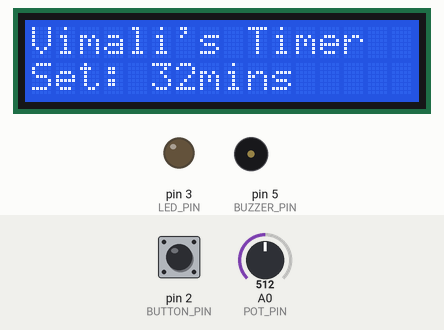
A sketch run on a simulated Arduino Uno, built with avr-gcc and run on an emulated ATmega328P. Shown: 16×2 character LCD, output pins drawn as LEDs (lit = HIGH), buzzer (waves = sounding, pin HIGH). Inputs (shaded band) come from the test bench; at power-on: pin 2 (BUTTON_PIN) HIGH, A0 (POT_PIN) = 512.

Above: at 1.2 s.
1.3 s: pin 2 (BUTTON_PIN) pulled LOW for 0.15 s
At 1.7 s:
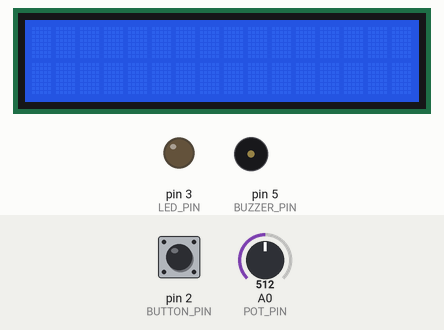
3.9 s: pin 2 (BUTTON_PIN) pulled LOW for 1 s
At 4.7 s:
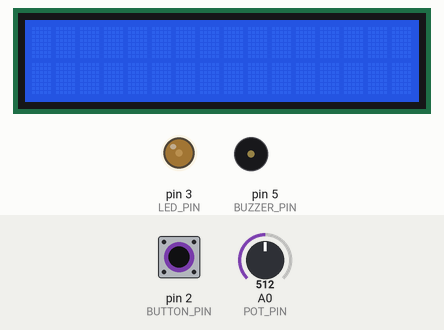
7.1 s: pin 2 (BUTTON_PIN) pulsed LOW 5 times (0.12 s each, 0.3 s apart)
At 10.0 s:
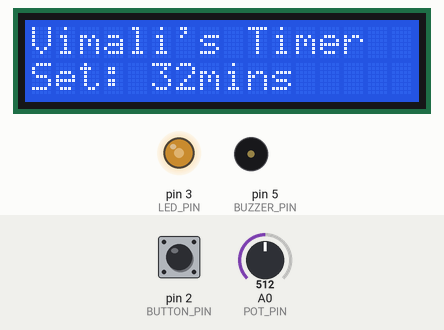
10.3 s: A0 (POT_PIN) set to 716
At 11.3 s:
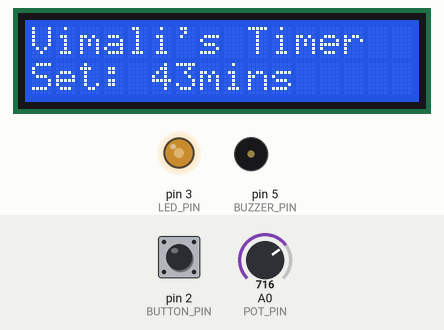
11.8 s: A0 (POT_PIN) set to 900
At 12.5 s:
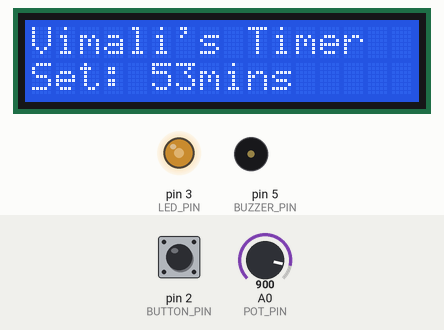
13.3 s: A0 (POT_PIN) set to 1023
At 14.7 s:
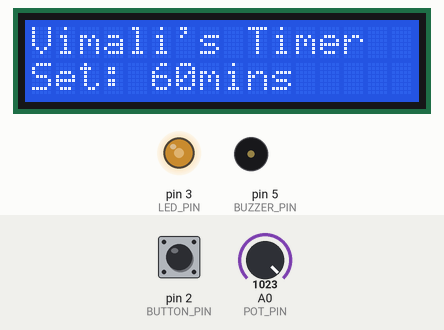
Timing chart, 0 to 15.8 s (numbered marks = the images above; inputs shaded):
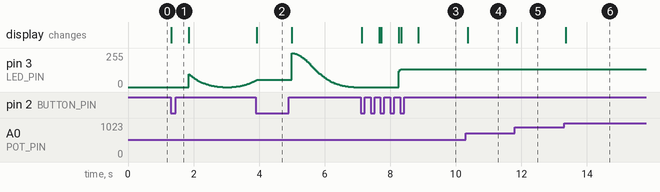

Measured:
- after the input at 1.3 s, the display: changes at once (image 1)
- after the input at 3.9 s, the display: changes at once (image 2)
- after the input at 7.1 s, the display: first changes at once (image 3 shows a later state)
- after the input at 10.3 s, the display: changes after 0.06 s (image 4)
- after the input at 11.8 s, the display: changes after 0.06 s (image 5)
- after the input at 13.3 s, the display: changes after 0.05 s (image 6)

The sketch:

sketch.ino
```cpp
#include <Wire.h>
#include <LiquidCrystal_I2C.h>

LiquidCrystal_I2C lcd(0x27, 16, 2);

const int LED_PIN = 3;
const int BUZZER_PIN = 5;
const int BUTTON_PIN = 2;
const int POT_PIN = A0;

bool running = false;
unsigned long startTime;
int durationMinutes;

void setup(){
  lcd.init();
  lcd.backlight();
  pinMode(LED_PIN, OUTPUT);
  pinMode(BUTTON_PIN, INPUT_PULLUP);
  pinMode(BUZZER_PIN, OUTPUT);
}

void loop() {
  if (!running) {
    durationMinutes = map(analogRead(POT_PIN), 0, 1023, 5, 60);
    lcd.setCursor(0, 0);
    lcd.print("Vimali's Timer  ");
    lcd.setCursor(0, 1);
  lcd.print("Set: ");
  lcd.print(durationMinutes);
  lcd.print("mins     ");

 if (digitalRead(BUTTON_PIN) == LOW) {
  startTime = millis();
  running = true;
  lcd.clear();
  delay(500);
 }
  } else {
  if (digitalRead(BUTTON_PIN) == LOW) {
    running = false;
    lcd.clear();
    delay(500);
    return;
  } else {
    if (digitalRead(BUTTON_PIN) == LOW) {
      running = false;
      lcd.clear();
      delay(500);
      return;
    }
    unsigned long elapsed = (millis() - startTime) / 60000;
    int remaining = durationMinutes - (int)elapsed;

    if (remaining > 0) {
      lcd.setCursor(0, 0);
      lcd.print("Focusing for :    ");
      lcd.setCursor(0, 1);
      lcd.print(remaining);
      lcd.print(" mins left  ");

      float val = (exp(sin(millis() / 2000.0 * PI)) - 0.3678944) * 108.0;
      analogWrite(LED_PIN, (int)val);
    } else {
      running = false;
      lcd.print("Time's up!");
      tone(BUZZER_PIN, 1000, 1000);
      analogWrite(LED_PIN, 255);
      delay(2000);
      lcd.clear();
    }
    }
  }
 }
```
